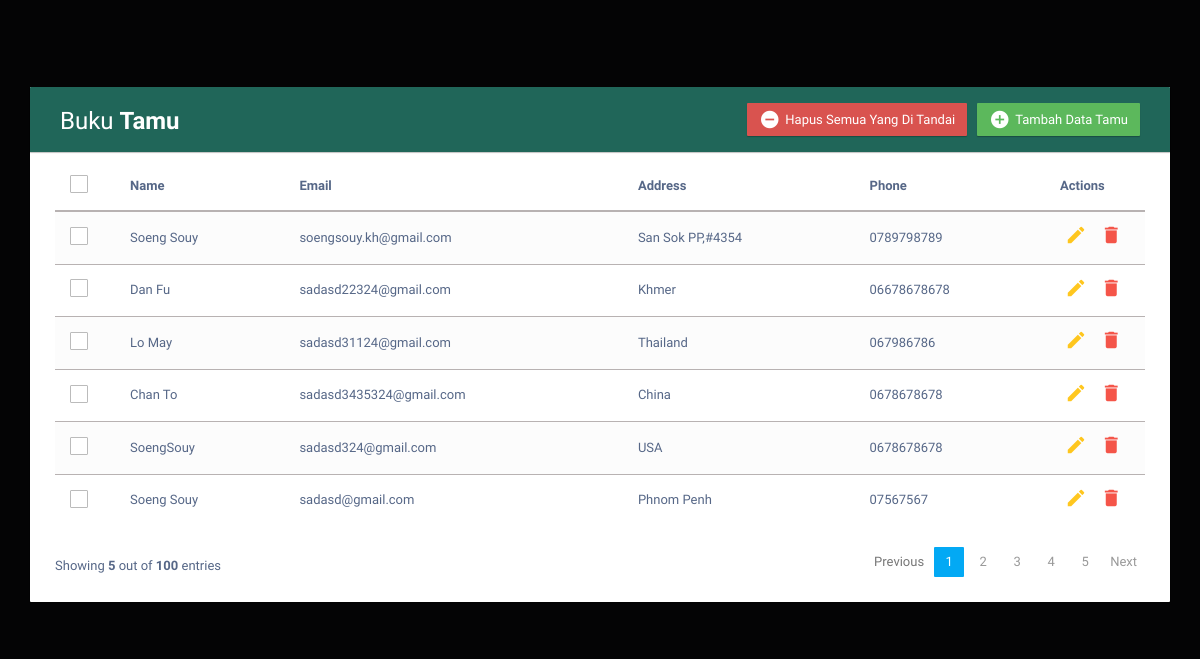
The page / on the database its author committed.
### tables this page shows
CREATE TABLE `users` (
  `id` int(11) NOT NULL,
  `username` varchar(64) NOT NULL,
  `useremail` varchar(128) NOT NULL,
  `address` varchar(150) NOT NULL,
  `userphone` varchar(24) NOT NULL,
  `dt` timestamp NOT NULL DEFAULT current_timestamp()
);

### index.php (the view, shortened to what this page needs)
<?php
	include 'connect_db.php';
	$result = mysqli_query($conn,"SELECT * FROM users");
?>
<!DOCTYPE html>
<html lang="en">
<head>
<link rel="stylesheet" href="https://maxcdn.bootstrapcdn.com/font-awesome/4.7.0/css/font-awesome.min.css">
<link rel="stylesheet" href="https://maxcdn.bootstrapcdn.com/bootstrap/3.3.7/css/bootstrap.min.css">
<link rel="stylesheet" href="styles.css">
</head>
<body>
	<br>
	<br>
    <div class="container">
        <div class="table-wrapper">
            <div class="table-title">
                <div class="row">
                    <div class="col-sm-6">
						<h2>Buku <b>Tamu</b></h2>
					</div>
					<div class="col-sm-6">
						<a href="#addEmployeeModal" class="btn btn-success" data-toggle="modal"><i class="material-icons">&#xE147;</i> <span>Tambah Data Tamu</span></a>
						<a href="#deleteEmployeeModal" class="btn btn-danger" data-toggle="modal"><i class="material-icons">&#xE15C;</i> <span>Hapus Semua Yang Di Tandai</span></a>
					</div>
                </div>
			</div>
            <table class="table table-striped table-hover">
                <thead>
                    <tr>
						<th>
							<span class="custom-checkbox">
								<label for="selectAll"></label>
							</span>
						</th>
                        <th>Name</th>
                        <th>Email</th>
						<th>Address</th>
                        <th>Phone</th>
                        <th>Actions</th>
                    </tr>
                </thead>
                <tbody>
				<?php
                while($row = mysqli_fetch_array($result))
                {
                ?>
					<tr>
						<td>
							<span class="custom-checkbox">
								<label for="checkbox1"></label>
							</span>
						</td>
						<td><?php echo $row["username"]; ?></td>
						<td><?php echo $row["useremail"]; ?></td>
						<td><?php echo $row["address"]; ?></td>
						<td><?php echo $row["userphone"]; ?></td>
						<td>
							<a href="#editEmployeeModal" class="edit" data-toggle="modal"><i class="material-icons" data-toggle="tooltip" title="Edit">&#xE254;</i></a>
							<a href="#deleteEmployeeModal" class="delete" data-toggle="modal"><i class="material-icons" data-toggle="tooltip" title="Delete">&#xE872;</i></a>
						</td>
					</tr>
                <?php
                    }
                ?>
                </tbody>
            </table>
			<div class="clearfix">
                <div class="hint-text">Showing <b>5</b> out of <b>100</b> entries</div>
                <ul class="pagination">
                    <li class="page-item disabled"><a href="#">Previous</a></li>
                    <li class="page-item active"><a href="index.php" class="page-link">1</a></li>
                    <li class="page-item"><a href="#" class="page-link">2</a></li>
                    <li class="page-item"><a href="#" class="page-link">3</a></li>
                    <li class="page-item"><a href="#" class="page-link">4</a></li>
                    <li class="page-item"><a href="#" class="page-link">5</a></li>
                    <li class="page-item"><a href="#" class="page-link">Next</a></li>
                </ul>
            </div>
        </div>
    </div>
</body>
</html>

### styles.css (style rules this page uses)
body { color: #566787; background: #040405; font-family: 'Varela Round', sans-serif; font-size: 13px; }
.table-wrapper { background: #fff; padding: 20px 25px; margin: 30px 0; border-radius:1px; box-shadow: 0 1px 1px rgba(0, 0, 0, 0.247); }
.table-title { padding-bottom: 15px; background: linear-gradient(40deg, #206659, #206659) !important; color: #fff; padding: 16px 30px; margin: -20px -25px 10px; border-radius: 1px 1px 0 0; box-shadow: 0 1px 1px rgba(0, 0, 0, 0.247); }
.table-title h2 { margin: 5px 0 0; font-size: 24px; }
.table-title .btn { color: #fff; float: right; font-size: 13px; border: none; min-width: 50px; border-radius: 1px; border: none; outline: none !important; margin-left: 10px; box-shadow: 0 1px 1px rgba(0, 0, 0, 0.247); }
.table-title .btn i { float: left; font-size: 21px; margin-right: 5px; }
.table-title .btn span { float: left; margin-top: 2px; }
table.table tr th, table.table tr td { border-color: #b8b2b2; padding: 12px 15px; vertical-align: middle; }
table.table tr th:first-child { width: 60px; }
table.table tr th:last-child { width: 100px; }
table.table-striped tbody tr:nth-of-type(odd) { background-color: #fcfcfc; }
table.table td:last-child i { opacity: 0.9; font-size: 22px; margin: 0 5px; }
table.table td a { font-weight: bold; color: #566787; display: inline-block; text-decoration: none; outline: none !important; }
table.table td a.edit { color: #FFC107; }
table.table td a.delete { color: #F44336; }
table.table td i { font-size: 19px; }
.pagination { float: right; margin: 0 0 5px; }
.pagination li a { border: none; font-size: 13px; min-width: 30px; min-height: 30px; color: #999; margin: 0 2px; line-height: 30px; border-radius: 1px !important; text-align: center; padding: 0 6px; }
.pagination li.active a, .pagination li.active a.page-link { background: #03A9F4; }
.hint-text { float: left; margin-top: 10px; font-size: 13px; }
.custom-checkbox { position: relative; }
.custom-checkbox label:before { width: 18px; height: 18px; }
.custom-checkbox label:before { content: ''; margin-right: 10px; display: inline-block; vertical-align: text-top; background: white; border: 1px solid #bbb; border-radius: 1px; box-sizing: border-box; z-index: 2; }

### rows shown on the page
users: username "Soeng Souy", useremail "soengsouy.kh@gmail.com", address "San Sok PP,#4354", userphone "0789798789"
users: username "Dan Fu", useremail "sadasd22324@gmail.com", address "Khmer", userphone "06678678678"
users: username "Lo May", useremail "sadasd31124@gmail.com", address "Thailand", userphone "067986786"
users: username "Chan To", useremail "sadasd3435324@gmail.com", address "China", userphone "0678678678"
users: username "SoengSouy", useremail "sadasd324@gmail.com", address "USA", userphone "0678678678"
users: username "Soeng Souy", useremail "sadasd@gmail.com", address "Phnom Penh", userphone "07567567"
